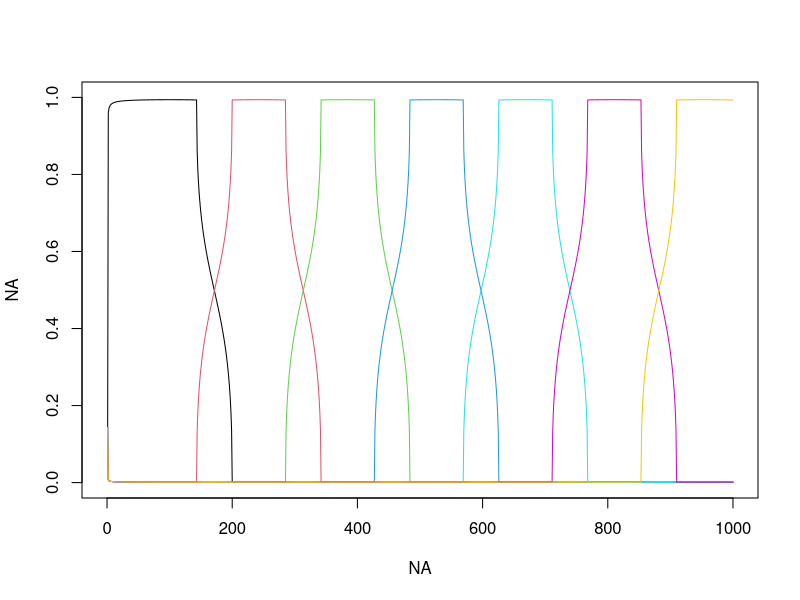
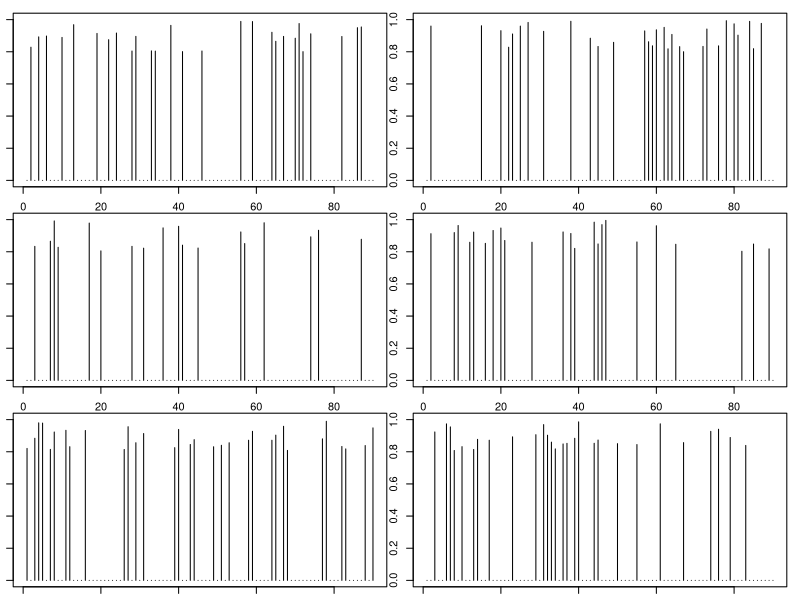
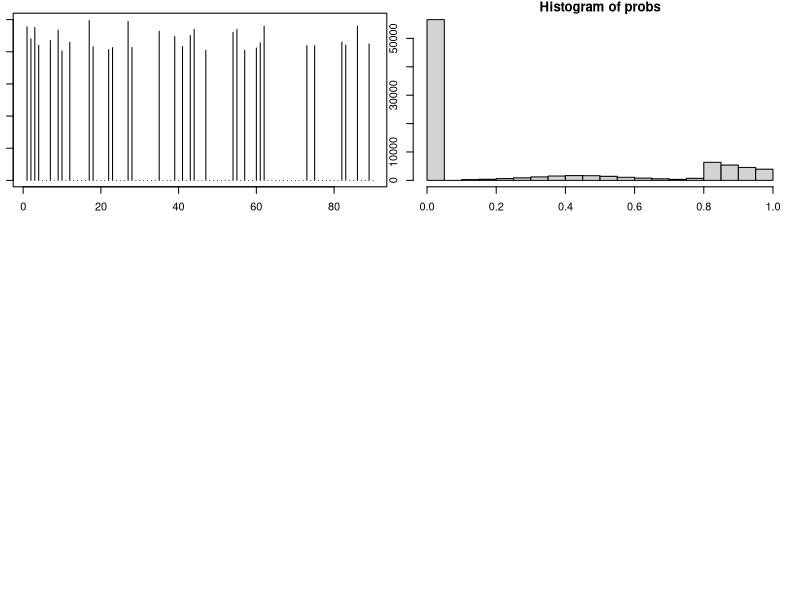
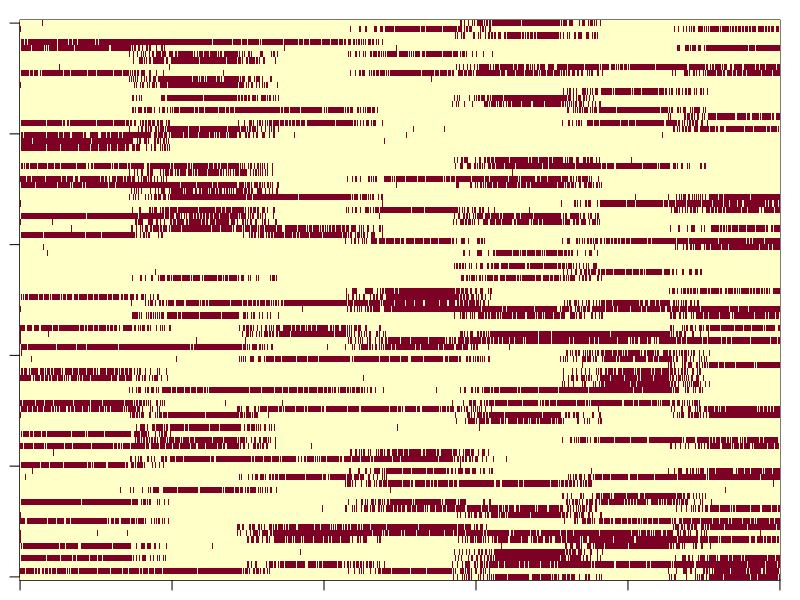

The R script that drew these images, in order: (Note: this script raises an error after producing the figures.)
rm(list=ls(all=TRUE))
set.seed(4)

nloc=1000
nobs=5
nspp=90
y=matrix(NA,nobs*nloc,nspp)
loc.id=rep(1:nloc,each=nobs)

ncommun=7

#generate thetas
base=floor(nloc/(ncommun-2))

x=seq(from=-1,to=1,length.out=base)
y=sqrt(1-(x^2))*0.1
min1=0.0001
y[y<min1]=min1
# plot(x,y)

init=floor(nloc/ncommun)
seq1=c(seq(from=1,to=nloc,by=init),nloc)

theta=matrix(min1,nloc,ncommun)
for (i in 1:ncommun){
  seq2=seq1[i]:(seq1[i]+base-1)
  seq3=seq2[seq2<=nloc]
  theta[seq3,i]=y[1:length(seq3)]
}
theta=theta/matrix(apply(theta,1,sum),nloc,ncommun)
theta.true=theta

plot(NA,NA,xlim=c(0,nloc),ylim=c(0,1))
for (i in 1:ncommun) lines(1:nloc,theta[,i],col=i)

#generate phi's
makesparse=matrix(rbinom(ncommun*nspp,size=1,prob=0.3),ncommun,nspp)
phi.true=phi=matrix(runif(ncommun*nspp,min=0.8,max=1),ncommun,nspp)*makesparse

par(mfrow=c(3,2),mar=rep(1,4))
for (i in 1:ncommun) plot(phi[i,],type='h',ylim=c(0,1))

#generate data
probs=theta%*%phi
hist(probs)
probs1=probs[loc.id,]

#number of observations per location
obs=matrix(rbinom(nrow(probs1)*ncol(probs1),size=1,prob=probs1),nrow(probs1),ncol(probs1))
colnames(obs)=paste('spp',1:nspp,sep='')

par(mfrow=c(1,1))
image(obs)

obs1=cbind(obs,loc.id)

setwd('U:\\independent studies\\variational bayes\\binomial LDA') 
nome=paste(c('fake data ','theta '),ncommun,'.csv',sep='')
write.csv(obs1,nome[1],row.names=F)
write.csv(theta,nome[2],row.names=F)
